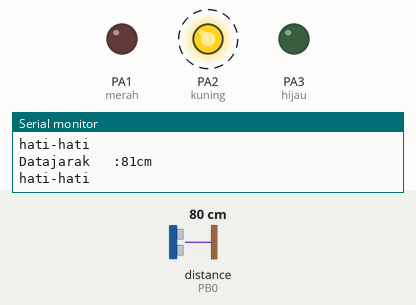
Bench run of a sketch on a simulated STM32 Blue Pill. On the bench: output pins drawn as LEDs (lit = HIGH), the last lines printed to the serial monitor. Dashed ring = blinking. The test bench sets the inputs (shaded band); at power-on: distance to the obstacle (sensor on PB0) 80 cm. The echo pulse lasts 58.3 µs per cm.

Above: at 2.4 s.
2.5 s: distance to the obstacle (sensor on PB0) set to 24 cm
6.0 s: distance to the obstacle (sensor on PB0) set to 18 cm
At 7.7 s:
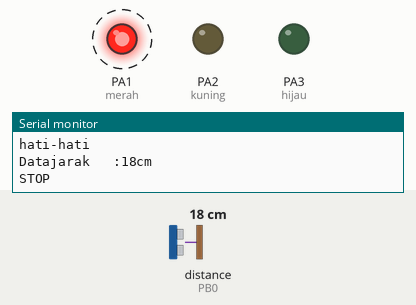
11.2 s: distance to the obstacle (sensor on PB0) set to 35 cm
At 12.1 s:
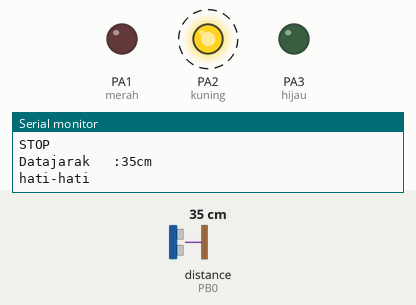
16.4 s: distance to the obstacle (sensor on PB0) set to 2 cm
At 18.0 s:
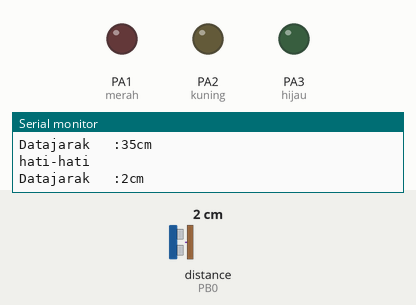
Timing chart, 0 to 22.6 s (numbered marks = the images above; inputs shaded):
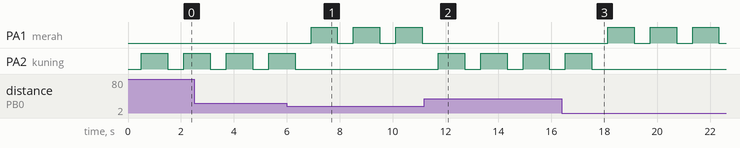

Measured:
- the behaviour switches between 21 and 20 cm on distance to the obstacle (sensor on PB0) (found by bisection; images 0 and 1)
- after the input at 6.0 s, PA1 (merah): alternates HIGH for 1.0 s and LOW for 0.60 s, starting after 0.92 s; PA2 (kuning): goes on until 6.3 s, then stays LOW
- after the input at 11.2 s, PA1 (merah): stops changing and stays LOW; PA2 (kuning): alternates HIGH for 1.0 s and LOW for 0.60 s, starting after 0.52 s
- after the input at 16.4 s, PA1 (merah): alternates HIGH for 1.0 s and LOW for 0.60 s, starting after 1.7 s; PA2 (kuning): goes on until 17.5 s, then stays LOW
- by itself, PA2 (kuning): alternates HIGH for 1.0 s and LOW for 0.60 s

The sketch:

STM32-ultrasonik-uti.ino
```cpp
// library
#include<NewPing.h>

int triger=PB1;
int echo=PB0;
int batas=200;//maksimal400cm
int merah=PA1;
int kuning=PA2;
int hijau=PA3;

NewPing cm(triger,echo,batas);
void setup() {
  Serial.begin(115200);
  pinMode(merah,OUTPUT);
  pinMode(kuning,OUTPUT);
  pinMode(hijau,OUTPUT);

}

void loop() {
  //baca data
    int bacaJarak=cm.ping_cm();

  //print to Serial
  Serial.print("Datajarak   :");
  Serial.print(bacaJarak);
  Serial.print("cm");
  Serial.println(); //untuk enter

  delay(500);

  //logika
    if(bacaJarak<=20){
      Serial.println("STOP");
      digitalWrite(merah,HIGH);
      delay(1000);
      digitalWrite(merah,LOW);
      delay(100);
    }
    else if(bacaJarak>=20 && bacaJarak<=200){
      Serial.println("hati-hati");
      digitalWrite(kuning,HIGH);
      delay(1000);
      digitalWrite(kuning,LOW);
      delay(100);
    }
    else{
      Serial.println("aman");
      digitalWrite(hijau,HIGH);
      delay(1000);
      digitalWrite(hijau,LOW);
      delay(100);
    }
}
```
